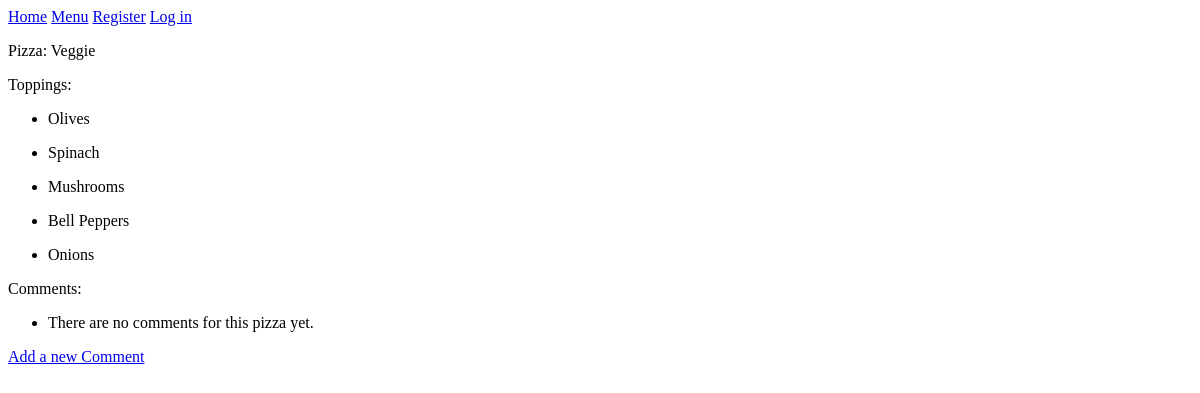
The app's page /pizzas/5/, older data.
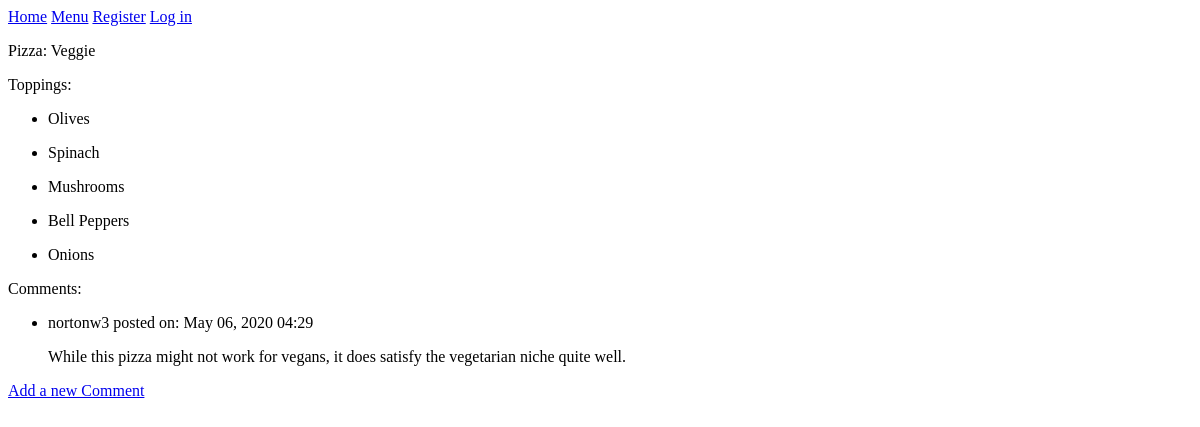
The same page, newer data.
### pizzas/models.py (models this page shows, shortened)
class Topping(models.Model):
    pizza = models.ForeignKey(Pizza, on_delete=models.CASCADE)
    text = models.TextField()
    date_added = models.DateTimeField(auto_now_add=True)

class Comment(models.Model):
    pizza = models.ForeignKey(Pizza, on_delete=models.CASCADE)
    text = models.TextField()
    date_added = models.DateTimeField(auto_now_add=True)
    owner = models.ForeignKey(User, on_delete=models.CASCADE)

### pizzas/views.py (the view)
# urls.py: path('pizzas/<int:pizza_id>/', views.pizza, name='pizza'),
def pizza(request, pizza_id):
    pizza = Pizza.objects.get(id=pizza_id)
    toppings = pizza.topping_set.order_by('-date_added')
    comments = pizza.comment_set.order_by('-date_added')
    context = {'pizza':pizza, 'toppings':toppings, 'comments':comments}
    return render(request, 'pizzas/pizza.html', context)

### pizzas/models.py (called while the page is built)
    def __str__(self):
        return self.text

### pizzas/templates/pizzas/pizza.html
{% extends "pizzas/base.html" %}
{% block content %}
    <p>Pizza: {{ pizza }}</p>
    <p>Toppings:</p>
    <ul>
        {% for topping in toppings %}
        <li>
            <p>{{ topping.text|linebreaks }} </p>
        </li>
        {% empty %}
            <li>There are no entries for this pizza yet.</li>
        {% endfor %}
    </ul>
    <p>Comments:</p>
    <ul>
        {% for comment in comments %}
        <li>
            <p>{{ comment.owner }} posted on: {{ comment.date_added|date:'M d, Y H:i' }} </p>
            <p>{{ comment.text|linebreaks }} </p>
        </li>
        {% empty %}
            <li>There are no comments for this pizza yet.</li>
        {% endfor %}
    </ul>
    <a href="{% url 'pizzas:new_comment' pizza.id%}">Add a new Comment</a>
{% endblock content %}

Row changes from the older to the newer data that the page shows:
added Comment: owner "nortonw3", date_added "May 06, 2020 04:29", text "While this pizza might not work for vegans, it does satisfy the vegetarian niche quite well."
Text that changed along with them:
text no longer shown: "There are no comments for this pizza yet."
